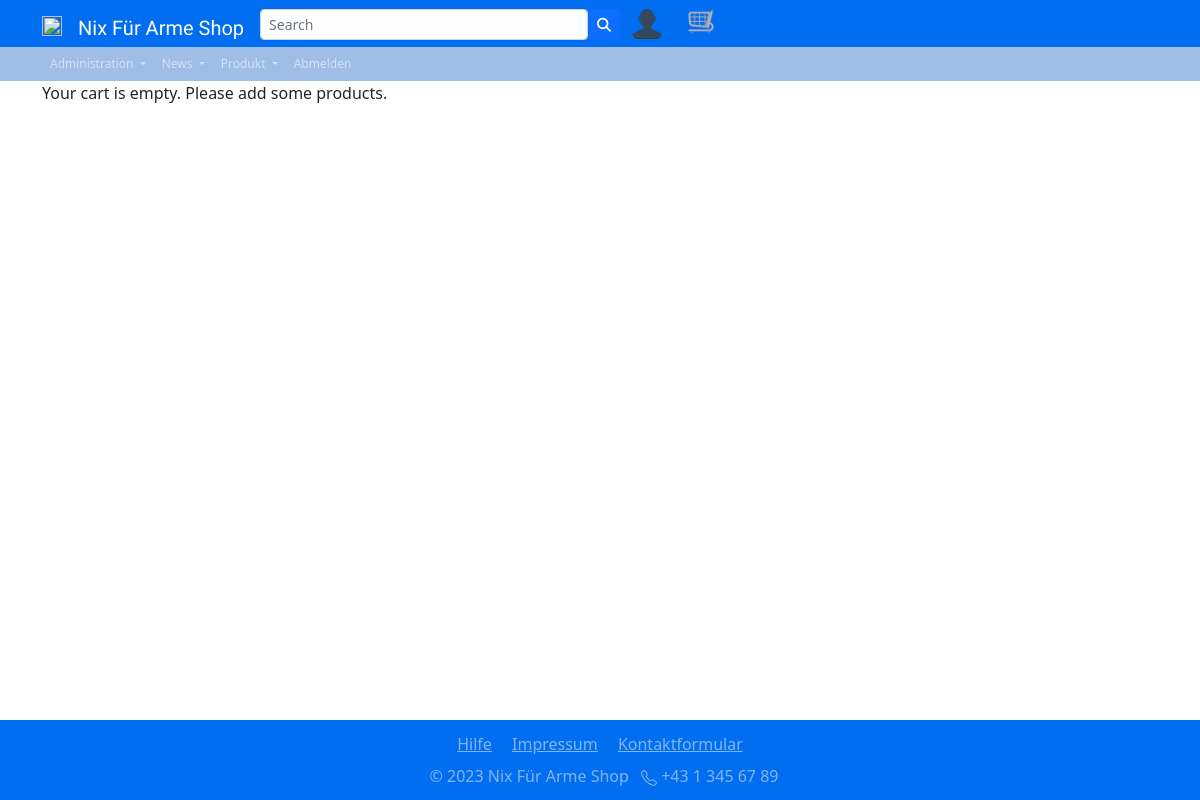
The page /inc/pgs/shoppingcart.php (signed in) on the database as committed earlier.
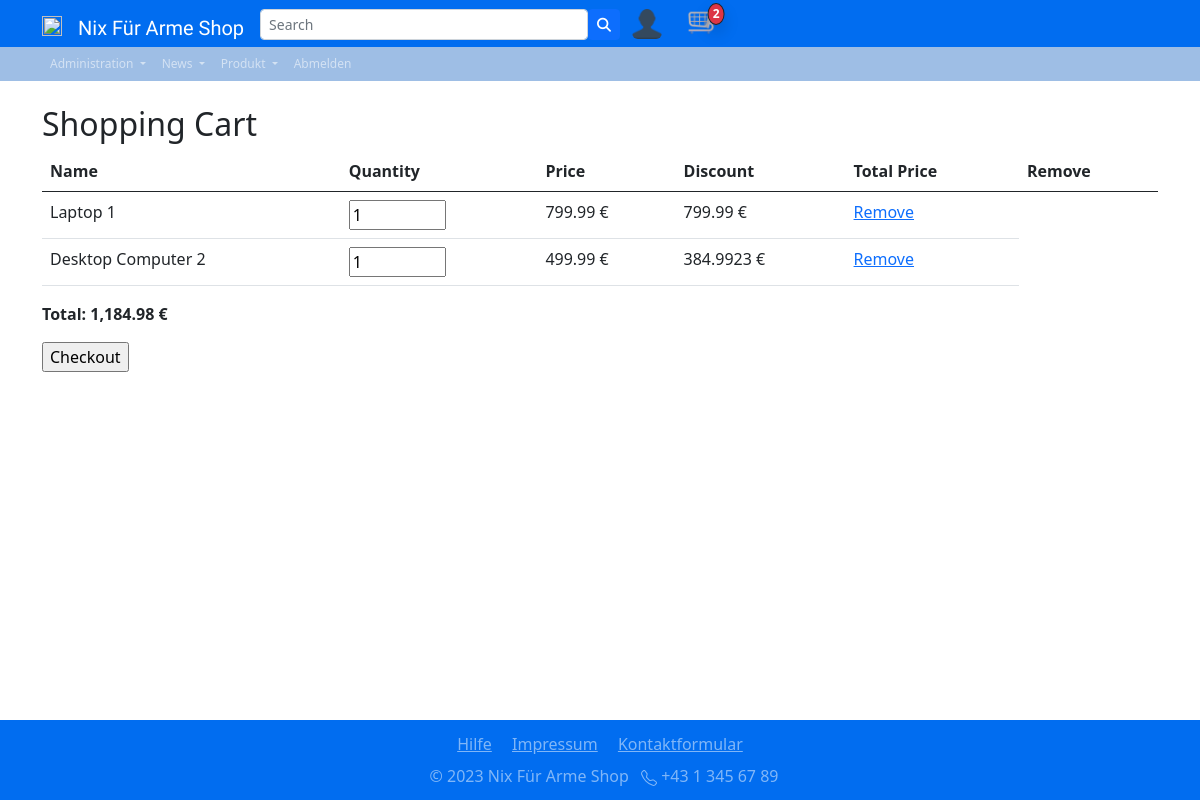
The same page on the database as committed later.
### tables this page shows
CREATE TABLE `shoppingcart` (
  `id` int(11) NOT NULL,
  `user_id` int(11) NOT NULL,
  `product_id` int(11) NOT NULL,
  `quantity` int(11) NOT NULL
);

CREATE TABLE `products` (
  `id` int(11) NOT NULL,
  `seller_id` int(11) NOT NULL,
  `category_id` int(11) NOT NULL,
  `name` varchar(50) NOT NULL,
  `description` text DEFAULT NULL,
  `price` decimal(10,2) NOT NULL,
  `Discount` decimal(10,2) DEFAULT NULL,
  `Stock` int(11) DEFAULT NULL
);

### config/check_if_admin.php (called while the page is built, shortened)
<?php
require_once('dbaccess.php');
$db_obj = new mysqli($host, $user, $password, $database);
$currentUser = $_SESSION['username'];
$currentUser = mysqli_query($db_obj, "SELECT role, id FROM users WHERE username = '$currentUser' ");
$currentUser =($currentUser->fetch_assoc());
$role = $currentUser['role'];

### config/check_shoppingcart_amount.php (called while the page is built, shortened)
<?php
require_once('dbaccess.php');
$db_obj = new mysqli($host, $user, $password, $database);
$currentShoppingcartAmount = mysqli_query($db_obj, "SELECT * FROM shoppingcart");
$currentShoppingcartAmount = mysqli_num_rows($currentShoppingcartAmount);

### inc/pgs/shoppingcart.php (the view, shortened to what this page needs)
<!DOCTYPE html>
<html lang="en">
<head>
<?php
include '../includes/head.php';
    require_once('../../config/dbaccess.php');
?>
    <link rel="stylesheet" href="https://cdn.jsdelivr.net/npm/bootstrap@5.2.3/dist/css/bootstrap.min.css">
</head>
<body class="d-flex flex-column min-vh-100">
    <?php
    $connection = new mysqli($host, $user, $password, $database);
    $user_id = $_SESSION["user_id"];
    $query = "SELECT shoppingcart.quantity, products.id, products.name, products.price, products.discount FROM shoppingcart INNER JOIN products ON shoppingcart.product_id = products.id WHERE shoppingcart.user_id = $user_id";
    $result = mysqli_query($connection, $query);
    $order_summary = "<form method='post'><table class='table'><thead><tr><th>Name</th><th>Quantity</th><th>Price</th><th>Discount</th><th>Total Price</th><th>Remove</th></tr></thead><tbody>";
    $order_total = 0;
    echo "<div class='container'>";
    if (mysqli_num_rows($result) > 0) {
        while ($row = mysqli_fetch_assoc($result)) {
            $discount = $row["discount"];
            $discounted_price = $row["price"] - ($row["price"] * $discount / 100);
            $total_price = $discounted_price * $row["quantity"];
        $order_summary .= "<tr>";
        $order_summary .= "<td>" . $row["name"] . "</td>";
        $order_summary .= "<td><input type='number' name='quantity[" . $row["id"] . "]' value='" . $row["quantity"] . "' min='1' max='100' onchange='this.form.submit()' required></td>";
        $order_summary .= "<td>" . $row["price"] . " €</td>";
        $order_summary .= "<td>" . $total_price . " €</td>";
        $order_summary .= "<td><a href='removefromcart.php?id=" . $row["id"] . "'>Remove</a></td>";
        $order_summary .= "</tr>";
        $order_total += $total_price;
    }
        $order_summary .= "</tbody></table></form>";
        $order_total_formatted = number_format($order_total, 2);
        echo "<h2 class='mt-4'>Shopping Cart</h2>";
        echo $order_summary;
        echo "<p class='mt-3'><strong>Total: " . $order_total_formatted . " €</strong></p>";
    echo "<form action='../pgs/payment.php' method='post'>";
    echo "<input type='submit' value='Checkout'>";
    echo "</form>";
} else {
    echo "<p>Your cart is empty. Please add some products.</p>";
}
    echo "</div>";
    include '../includes/footer.php';
    ?>
</body>
</html>

### inc/includes/head.php (shortened to what this page needs)
<link href="https://cdn.jsdelivr.net/npm/bootstrap@5.0.2/dist/css/bootstrap.min.css" rel="stylesheet"
>
<link href=".\..\..\res\css\styles.css" rel="stylesheet" type="text/css">
<?php
if(isset($_SESSION['username'])) {
    include 'nav_logged_in.php';
} else {
    include 'nav_logged_out.php';
}
?>

### inc/includes/nav_logged_in.php (shortened to what this page needs)
<?php
$active_page = basename($_SERVER['SCRIPT_NAME']);
include '../../config/check_if_admin.php';
include '../../config/check_shoppingcart_amount.php';
?>
<nav class="navbar sticky-top navbar-expand-sm navbar-dark  " id="nav-primary">
    <div class="container ">
        <a href='#' class="navbar-brand mb-0 h1">
            <img class="d-inline-block align top"
                src="https://icons.iconarchive.com/icons/iconka/business-finance/256/handshake-icon.png" width="20"
                height="20">
        </a>
        <a href='home.php' class="navbar-brand mb-0 h1 mt-2" id="shopName"
            style="font-family:'Alex Brush'; font-size: 20px;">Nix Für Arme Shop</a>
        <div class="collapse navbar-collapse" id="navbarNav">
            <ul class="navbar-nav align-items-center ">
                <li class="nav-item col-12">
                    <div class="input-group">
                        <form class="d-flex col-12" method="post" action="search.php">
                            <input id="search-input" type="text" class="form-control form-control-sm" name="search"
                                placeholder="Search" aria-describedby="search-button" />
                            <button id="search-button" name="submit-search" type="submit"
                                class="btn btn-primary btn-sm">
                                <i class="fas fa-search"></i>
                            </button>
                        </form>
                    </div>
                </li>
                <li class="nav-item ">
                    <div class="container">
                        <a href="userProfile.php" class="">
                            <img class="rounded  float-end" src="../../res/img/profile-picture.png" alt="Avatar"
                                style="width: 30px; height: 30px;">
                    </div>
                </li>
                <li class="nav-item">
                    <div class="container">
                        <div class=" d-inline-flex position-relative ">
                            <a href="shoppingcart.php">
                                <?php
                                if ($currentShoppingcartAmount != 0) {
                                    echo '
                                    <span
                                        class="  badge position-absolute mt-2 start-100 translate-middle shadow p-1 border border-dark bg-danger rounded-circle"
                                        id="shopping-cart-amount">';
                                    echo $currentShoppingcartAmount;
                                    echo '
                                    </span>
                                '                                ;
                                }
?>
                                <img class="" src=" ../../res/img/shopping-cart.png" alt="Avatar"
                                    style="width: 30px; height: 30px;">
                            </a>
                        </div>
                    </div>
                </li>
            </ul>
        </div>
</nav>
<nav id="nav-secondary" class="navbar  navbar-expand-sm navbar-dark  ">
    <div class="container ">
        <ul class="navbar-nav">
            <ul class="navbar-nav">
                <?php if ($role == 'administrator' ) {
                    echo "
                <li class='nav-item dropdown'>
                    <a href='' class='nav-link dropdown-toggle' id='navbarDropdown1' role='button' data-bs-toggle='dropdown' aria-expanded='false'>
                        Administration
                    </a>
                    <ul class='dropdown-menu' aria-labelledby='navbarDropdown1'>
                        <li><a href='product_adminpage.php' class='dropdown-item'>Produktverwaltung</a></li>
                        <li><a href='product_upload.php' class='dropdown-item'>Produktupload</a></li>
                        <li><a href='finance_overview.php' class='dropdown-item'>Finanzübersicht</a></li>
                        <li><a href='finance_overview_seller.php' class='dropdown-item'>Verkaufsübersicht</a></li>
                        <li><a href='user_overview.php' class='dropdown-item'>Userverwaltung</a></li>
                        <li><a href='contact_overview.php' class='dropdown-item'>Anfragenverwaltung</a></li>
                    </ul>
                </li>";
                }
?>
                <?php if ($role == 'administrator') {
                    echo "
                    <li class='nav-item dropdown'>
                        <a href='#' class='nav-link dropdown-toggle' id='navbarDropdown2' role='button' data-bs-toggle='dropdown' aria-expanded='false'>
                            News
                        </a>
                        <ul class='dropdown-menu' aria-labelledby='navbarDropdown2'>
                            <li><a href='newsBlog.php' class='dropdown-item'>Post News Blog</a></li>
                            <li><a href='newsBlog_user.php' class='dropdown-item'>News Blog</a></li>
                        </ul>
                    </li>";
                }
?>
                <li class="nav-item dropdown">
                    <a href="#" class="nav-link dropdown-toggle" id="navbarDropdown4" role="button"
                        data-bs-toggle="dropdown" aria-expanded="false">
                        Produkt
                    </a>
                </li>
                <li class="nav-item ">
                    <a href="logout.php" class="nav-link  <?php if ($active_page == 'logout.php') {
                        echo 'fw-bold active ';
                    } ?>">
                        Abmelden
                    </a>
                </li>
            </ul>
    </div>
</nav>

### inc/includes/footer.php (shortened to what this page needs)
<footer class="mt-auto text-center footer bg-brown" id="footer">
    <div class="container-fluid col-12">
        <div class="text-center p-1 mt-2  ">
            <a class="text-white-50 mx-2" href="faq.php">Hilfe</a>
            <a class="text-white-50 mx-2" href="impressum.php">Impressum</a>
            <a class="text-white-50 mx-2" href="contact.php">Kontaktformular</a>
        </div>
        <div class="text-center text-white-50 p-1 mb-2">
            <span class="mx-2">©
                <?php echo date("Y");?> Nix Für
                Arme Shop </span>
            <div class="d-inline">
                <span>+43 1 345 67 89</span>
            </div>
        </div>
</footer>

### res/css/styles.css (style rules this page uses)
html { height: 100%; }
body { background-color: #d5dfe6; font-family: "Segoe UI", Tahoma, Geneva, Verdana, sans-serif; background-image: none; background-repeat: no-repeat; background-position: center; background-attachment: fixed; }
nav { background-color: #016df0; }
#nav-primary { background-color: #016df0; padding-top: 0.2rem; padding-bottom: 0.1rem; font-size: 1rem; }
#nav-secondary { background-color: #0357bc62 !important; padding-top: 0.01rem; padding-bottom: 0.01rem; font-size: 0.75rem; }
.shadow { box-shadow: -2px 11px 89px 17px rgba(0, 0, 0, 0.75); }
.footer { background-color: #016df0; color: #8caace; }
.bg-brown { background-color: #016df0; }
.btn-primary, .btn-outline-primary, .btn-primary:hover, .btn-primary:active, .btn-primary:visited .acco { background-color: 016df0 !important; border-width: 1px; border-color: rgb(62, 62, 62); color: rgb(0, 0, 0); }
#shopName { color: #ffffff; font-size: 22px; }

Rows that differ between the two databases and show on the page:
added shoppingcart: product.name "Laptop 1", quantity "1", product.price "799.99"
added shoppingcart: product.name "Desktop Computer 2", quantity "1", product.price "499.99", total_price "384.9923"
Other text that changed with them:
$currentShoppingcartAmount: (not shown) → "2"
$order_total_formatted: (not shown) → "1,184.98"
form field value: (not shown) → "Checkout"
text no longer shown: "Your cart is empty. Please add some products."
text now shown: "Shopping Cart Name Quantity Price Discount Total Price Remove Total: €"
